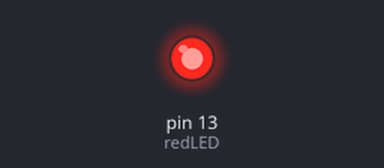
Bench run of a sketch on a simulated Arduino Uno, built with avr-gcc and run on an emulated ATmega328P. Parts: output pins drawn as LEDs (lit = HIGH).

Above: at 0.75 s.
At 6.1 s:
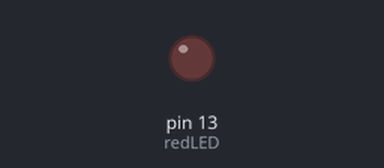
Timing chart, 0 to 7.8 s (numbered marks = the images above):
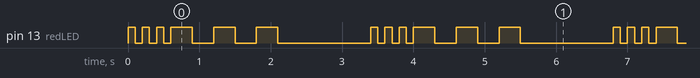

Measured:
- by itself, pin 13 (redLED): repeats every 3.4 s: 2 × (LOW 0.10 s, HIGH 0.10 s), LOW 0.10 s, 2 × (HIGH 0.30 s, LOW 0.30 s), HIGH 0.30 s, LOW 1.3 s, HIGH 0.10 s
- by itself, everything shown: repeats every 3.4 s, in 12 steps

The sketch:

index.ino
```cpp
// C++ code
int redLED = 13;
int dit = 100;
int dat = 300;
int longW = 1000;


void setup()
{
  pinMode(redLED, OUTPUT);
}

void loop()
{
  for (int i = 0; i < 3; i++) {
    digitalWrite(redLED, HIGH);
    delay(dit);
    digitalWrite(redLED, LOW);
    delay(dit);
  }

  for (int i = 0; i < 3; i++) {
    digitalWrite(redLED, HIGH);
    delay(dat);
    digitalWrite(redLED, LOW);
    delay(dat);
  }

  delay(longW);


}
```
